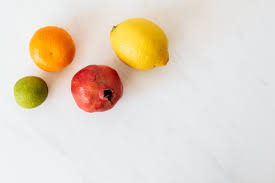
#> input picture contour detection/image.jpeg, 275 x 183 px
$ jupyter execute --allow-errors EX_12_CV_LAB.ipynb
#> lines starting #> are read from the running program, lines starting #| are printed output that depends on the picture; after the words box and inside, x2 and y2 are one past the last pixel; in counts of white or black regions, pixels touching at a corner belong together
[cell 1]
import cv2
import matplotlib.pyplot as plt

[cell 2]
image = cv2.imread('image.jpeg')
#> image is the input picture: shape (183, 275, 3); mean B, G, R 200.6, 215.7, 228.1

[cell 3]
# convert the image to grayscale format
img_gray = cv2.cvtColor(image, cv2.COLOR_BGR2GRAY)
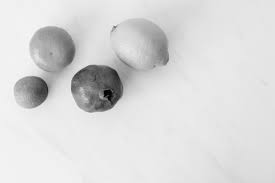
#> img_gray: shape (183, 275); min 1, max 249, mean 217.7

[cell 4]
ret, thresh = cv2.threshold(img_gray, 150, 255, cv2.THRESH_BINARY)
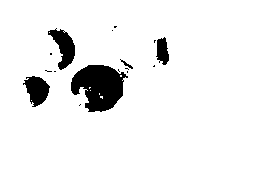
#> thresh: shape (183, 275); 93.6% white; 16 black regions (11 under 20 px)
# visualize the binary image
plt.imshow(thresh)

[cell 5]
cv2.imwrite('image_thres1.jpg', thresh)
#> Out = True

[cell 6]
contours, hierarchy = cv2.findContours(image=thresh, mode=cv2.RETR_TREE, method=cv2.CHAIN_APPROX_NONE)
#> contours = 32 contours, 26 with area under 20; largest, box (x1, y1, x2, y2) and area: (0, 0, 275, 183) 49868, (70, 64, 129, 113) 1898, (47, 28, 76, 71) 620, (22, 75, 51, 108) 570, (155, 36, 170, 66) 286, (120, 59, 134, 70) 46

[cell 7]
# draw contours on the original image
image_copy = image.copy()
#> (the rest of this cell did not finish here and is left out)

[cell 8]
from google.colab.patches import cv2_imshow

# see the results
plt.imshow(image_copy)
cv2.imwrite('contours_none_image1.jpg', image_copy)
#> Out = True

[cell 9]
contours1, hierarchy1 = cv2.findContours(thresh, cv2.RETR_TREE, cv2.CHAIN_APPROX_SIMPLE)
#> contours1 has the same summary as contours
# draw contours on the original image for `CHAIN_APPROX_SIMPLE`
image_copy1 = image.copy()
cv2.drawContours(image_copy1, contours1, -1, (0, 255, 0), 2, cv2.LINE_AA)
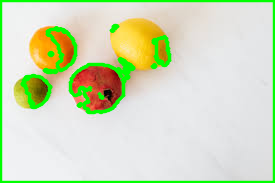
#> image_copy1: shape (183, 275, 3); 11.45% of pixels changed, all inside (x1, y1, x2, y2) = (0, 0, 275, 183)
# see the results
plt.imshow(image_copy1)
cv2.imwrite('contours_simple_image1.jpg', image_copy1)
#> Out = True

[cell 10]
# to actually visualize the effect of `CHAIN_APPROX_SIMPLE`, we need a proper image
image1 = cv2.imread('image.jpeg')
img_gray1 = cv2.cvtColor(image1, cv2.COLOR_BGR2GRAY)

[cell 11]
ret, thresh1 = cv2.threshold(img_gray1, 150, 255, cv2.THRESH_BINARY)
contours2, hierarchy2 = cv2.findContours(thresh1, cv2.RETR_TREE,
                                               cv2.CHAIN_APPROX_SIMPLE)
#> contours2 has the same summary as contours

[cell 12]
image_copy2 = image1.copy()
cv2.drawContours(image_copy2, contours2, -1, (0, 255, 0), 2, cv2.LINE_AA)
plt.imshow( image_copy2)

[cell 13]
image_copy3 = image1.copy()
for i, contour in enumerate(contours2): # loop over one contour area
   for j, contour_point in enumerate(contour): # loop over the points
       # draw a circle on the current contour coordinate
       cv2.circle(image_copy3, ((contour_point[0][0], contour_point[0][1])), 2, (0, 255, 0), 2, cv2.LINE_AA)
#> this loop made 32 passes
#> contour on passes 1, 2, 3, 5, 7, 11, 17, 18, 19, 20, 23, 27: [[0, 0], [0, 182], [274, 182], [274, 0]], [[78, 105], [79, 104], [80, 105], [79, 106]], [[79, 104], [80, 103], [81, 104], [80, 105]], [[31, 100]], [[118, 71], [119, 70], [120, 71], [119, 72]], [[127, 69], [128, 68], [129, 69], [128, 70]], [[99, 93], [99, 94]], [[90, 90]], [[89, 87], [89, 88], [90, 87]], [[120, 75], [120, 76], [121, 76], [121, 75]], [[119, 59], [120, 58], [121, 59], [120, 60]], [[63, 31], [64, 30], [65, 31], [64, 32]]
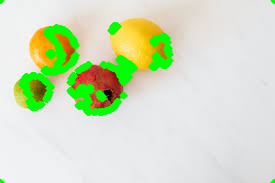
#> image_copy3: shape (183, 275, 3); 9.4% of pixels changed, all inside (x1, y1, x2, y2) = (0, 0, 275, 183)
# see the results
plt.imshow( image_copy3)

cv2.imwrite('contour_point_simple.jpg', image_copy3)
#> Out = True
